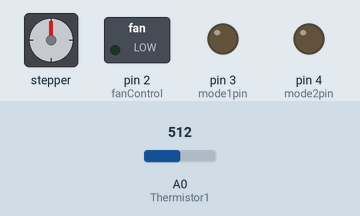
The sketch below on a simulated Arduino Uno, built for the host (arithmetic inside an expression is 32-bit, double 64-bit). Shown: stepper motor, switched loads named in the sketch (green lamp = pin HIGH), output pins drawn as LEDs (lit = HIGH). Wiring (inferred from the names in the program): stepper motor driver (200 steps per turn assumed): step pin 5; direction pin 6. Inputs (shaded band) come from the test bench; at power-on: A0 (Thermistor1) = 512. Pins used as bus, display or sensor lines are not drawn; what the sketch prints to the serial monitor is not drawn.

Above: at 0.1 s.
Timing chart, 0 to 101.5 s (numbered marks = the images above):
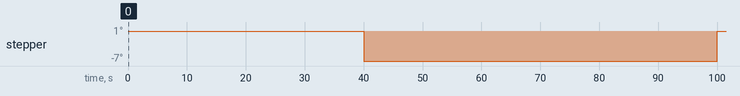

The sketch:

angle_calibration.ino
```cpp
/*
 * Created 03/18/21
 * By Jack A. Defay
 *
 * Code for collecting data at different angle steps to calculate appropriate offset values to calibrate the sensor.
 *
 * This code is published under the MIT Open Source Liscense
 */

int Thermistor1 = A0;  //thermistor 1
int Thermistor2 = A1;  //thermistor 2
int Thermistor3 = A2;  //thermistor 3
int Thermistor4 = A3;  //thermistor 4
int ThermistorMag = A4;  //thermistor 5

int fanControl = 2;

//for stepper motor control
int mode1pin = 3;
int mode2pin = 4;
int stepPin = 5;
int dirPin = 6;

int pins[] = {ThermistorMag, Thermistor1, Thermistor2, Thermistor3, Thermistor4};
int data[5];

int increment = 4;  //the value to increment the fan. experiment will take 250/increment minutes to run
long stepTime = 60000;
int numTrials = 5;

//for stepper control waveform
int toggle1 = 0;
int timerDelay = 0;

//temp variables for adc read
uint8_t vlow, vhigh;
uint8_t hlow, hhigh;

//variable to keep track of the angle moved from the starting position. In this case vertical
int stepsFromStart = 0;

void setup() {

  pinMode(Thermistor1, INPUT);
  pinMode(Thermistor2, INPUT);
  pinMode(Thermistor3, INPUT);
  pinMode(Thermistor4, INPUT);
  pinMode(ThermistorMag, INPUT);

  pinMode(fanControl, OUTPUT);

  pinMode(mode1pin, OUTPUT);
  pinMode(mode2pin, OUTPUT);
  pinMode(stepPin, OUTPUT);
  pinMode(dirPin, OUTPUT);

  Serial.begin(115200);

  //configure for full step
  digitalWrite(mode1pin, LOW);
  digitalWrite(mode2pin, LOW);

  //configure for forwards
  digitalWrite(dirPin, HIGH);

  //setupt timer for stepper control
  cli();//stop interrupts

  //set timer1 interrupt at 1Hz
  TCCR1A = 0;// set entire TCCR1A register to 0
  TCCR1B = 0;// same for TCCR1B
  TCNT1  = 0;//initialize counter value to 0
  // set compare match register for 1hz increments
  OCR1A = 1562;// = (16*10^6) / (10*1024) - 1 (must be <65536)
  // turn on CTC mode
  TCCR1B |= (1 << WGM12);
  // Set CS10 and CS12 bits for 1024 prescaler
  TCCR1B |= (1 << CS12) | (1 << CS10);
  // enable timer compare interrupt
  TIMSK1 |= (1 << OCIE1A);

  sei();//allow interrupts

  //setup diff adc
  ADMUX = 1<<REFS0;                //choose AVCC for reference ADC voltage
  ADCSRA = (1<<ADEN)|(1<<ADPS2)|(1<<ADPS1)|(1<<ADPS0);    //enable ADC, ADC frequency=16MB/128=125kHz (set of prescaler)
  ADCSRB = 0x00;

  //set up the fan so it starts running early and can settle to a steady state
  analogWrite(fanControl, 90);
}

void loop() {

  static int loop = 1;

  delay(10000);

//resolution test
  while(loop){
    for(int k=0; k<numTrials; k++){

      Serial.println("250, 250, 250");

      delay(stepTime/2);

      //go clockwise a certain amount
      digitalWrite(dirPin, LOW);
      for(int i=0; i<increment; i++){
        digitalWrite(stepPin,HIGH);
        delayMicroseconds(1000);
        digitalWrite(stepPin,LOW);
        delayMicroseconds(1000);

        //increment steps
        stepsFromStart++;
      }

      delay(stepTime);

      //then return to neutral
      digitalWrite(dirPin, HIGH);
      for(int i=0; i<increment; i++){
        digitalWrite(stepPin,HIGH);
        delayMicroseconds(1000);
        digitalWrite(stepPin,LOW);
        delayMicroseconds(1000);

        //increment steps
        stepsFromStart--;
      }

      delay(stepTime/2);  //hold that position for 20 seconds
    }
    Serial.println("250, 250, 250");
    loop = 0;
  }

//  delay(5000);
//
////slowly rotate 360
//  //configure for backwards
//  digitalWrite(dirPin, LOW);
//  //200 steps per rotation
//  for(int i=0; i<200; i++){
//    digitalWrite(stepPin,HIGH);
//    delayMicroseconds(64000);
//    digitalWrite(stepPin,LOW);
//    delayMicroseconds(64000);
//  }

  analogWrite(fanControl, 250);
  delay(50000);

}


ISR(TIMER1_COMPA_vect){//timer1 interrupt 1Hz toggles pin 13 (LED)
//  Serial.print(millis());  //time
//  Serial.print(", ");
//  Serial.print(analogRead(ThermistorMag));  //magnitude
//  Serial.print(", ");

  Serial.print(stepsFromStart);
  Serial.print(", ");

  ADCSRA |= (1 << ADIF);
  Serial.print(read_differential_vert());  //vertical differential read
  Serial.print(", ");

  ADCSRA |= (1 << ADIF);  //clear the adc interrupt flag
  Serial.println(read_differential_horiz());  //horizontal differential read
}


//int16_t read_differential() {
int read_differential_vert() {
//  ADMUX |= (1<<MUX4);             //set MUX5:0 to 010000. Positive Differential Input => ADC0 and Negative Differential Input => ADC1 with Gain 1x.

  ADMUX &= 0xF8;
//  ADMUX |= (0b001001);
  ADMUX |= (1<<MUX4);

  ADCSRA |= (1<<ADSC);            //start conversion
  while (ADCSRA & (1<<ADSC));     //wait untill coversion be completed(ADSC=0);

  vlow = ADCL;
  vhigh = ADCH;
  if(vhigh & (1<<1)){              //in differential mode our value is between -512 to 511 (not 0 to 1023). it means we have 9 bits and 10th bit is the sign bit. but because
    vhigh |= 0b11111110;           //the number of ADCH and ADCL bits are 10, for signed number we dont have repeatition of 1 in "ADCH" byte.
  }                               //so we repeat 1 Ourselves.:)
  return (vhigh << 8) | vlow;       //arrange (ADCH ADCL) to a 16 bit and return it's value.
}

//int16_t read_differential() {
int read_differential_horiz() {
//  ADMUX |= (1<<MUX4);             //set MUX5:0 to 010000. Positive Differential Input => ADC0 and Negative Differential Input => ADC1 with Gain 1x.
  ADMUX &= 0xF8;
//  ADMUX |= (0b001101);
  ADMUX |= (0b011011);

  ADCSRA |= (1<<ADSC);            //start conversion
  while (ADCSRA & (1<<ADSC));     //wait untill coversion be completed(ADSC=0);

  hlow = ADCL;
  hhigh = ADCH;
  if(hhigh & (1<<1)){              //in differential mode our value is between -512 to 511 (not 0 to 1023). it means we have 9 bits and 10th bit is the sign bit. but because
    hhigh |= 0b11111110;           //the number of ADCH and ADCL bits are 10, for signed number we dont have repeatition of 1 in "ADCH" byte.
  }                               //so we repeat 1 Ourselves.:)
  return (hhigh << 8) | hlow;       //arrange (ADCH ADCL) to a 16 bit and return it's value.
}
```
